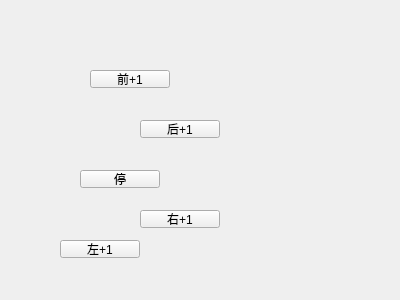
<?xml version="1.0" encoding="UTF-8"?>
<ui version="4.0">
 <class>controlwidget</class>
 <widget class="QWidget" name="controlwidget">
  <property name="geometry">
   <rect>
    <x>0</x>
    <y>0</y>
    <width>400</width>
    <height>300</height>
   </rect>
  </property>
  <property name="windowTitle">
   <string>Form</string>
  </property>
  <widget class="QPushButton" name="pushButton">
   <property name="geometry">
    <rect>
     <x>90</x>
     <y>70</y>
     <width>80</width>
     <height>18</height>
    </rect>
   </property>
   <property name="text">
    <string>前+1</string>
   </property>
  </widget>
  <widget class="QPushButton" name="pushButton_2">
   <property name="geometry">
    <rect>
     <x>140</x>
     <y>120</y>
     <width>80</width>
     <height>18</height>
    </rect>
   </property>
   <property name="text">
    <string>后+1</string>
   </property>
  </widget>
  <widget class="QPushButton" name="pushButton_3">
   <property name="geometry">
    <rect>
     <x>80</x>
     <y>170</y>
     <width>80</width>
     <height>18</height>
    </rect>
   </property>
   <property name="text">
    <string>停</string>
   </property>
  </widget>
  <widget class="QPushButton" name="pushButton_4">
   <property name="geometry">
    <rect>
     <x>140</x>
     <y>210</y>
     <width>80</width>
     <height>18</height>
    </rect>
   </property>
   <property name="text">
    <string>右+1</string>
   </property>
  </widget>
  <widget class="QPushButton" name="pushButton_5">
   <property name="geometry">
    <rect>
     <x>60</x>
     <y>240</y>
     <width>80</width>
     <height>18</height>
    </rect>
   </property>
   <property name="text">
    <string>左+1</string>
   </property>
  </widget>
 </widget>
 <resources/>
 <connections/>
</ui>
